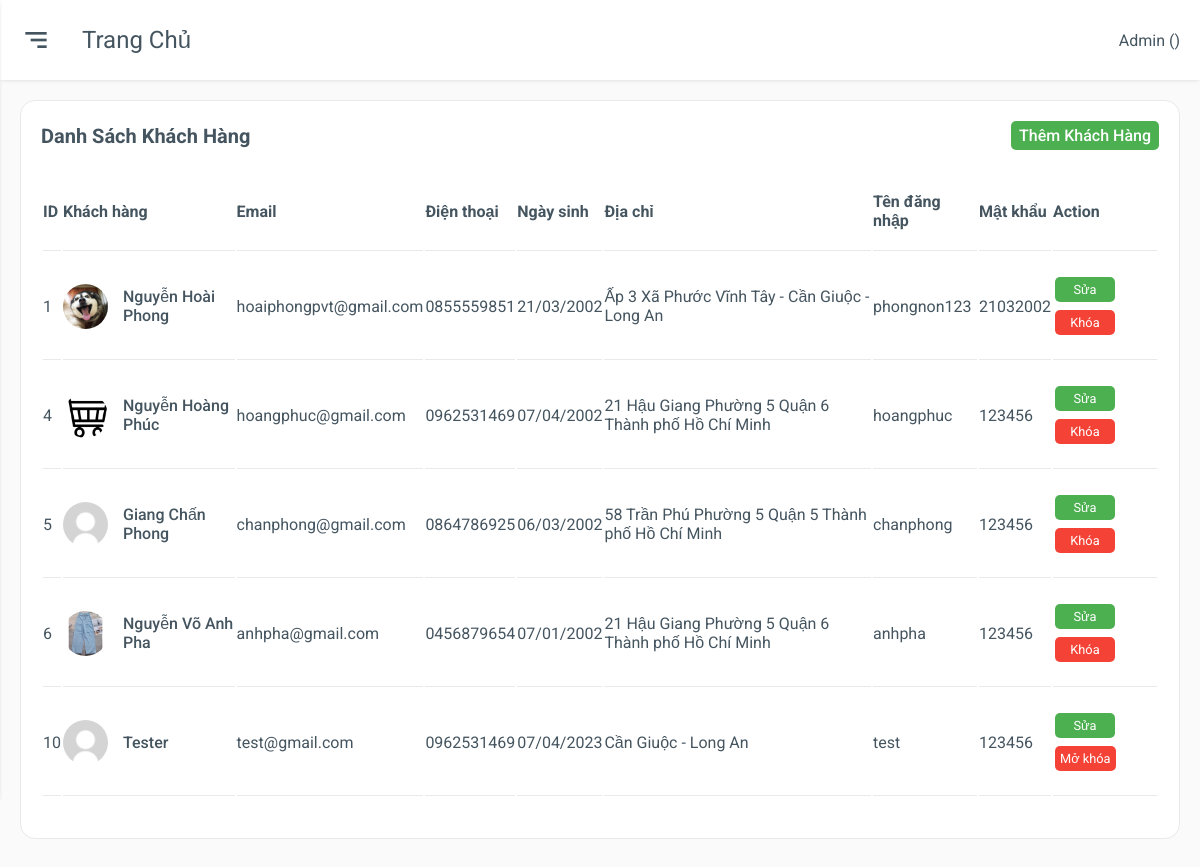
/admin/customer.php, run on an earlier commit of the app's database.
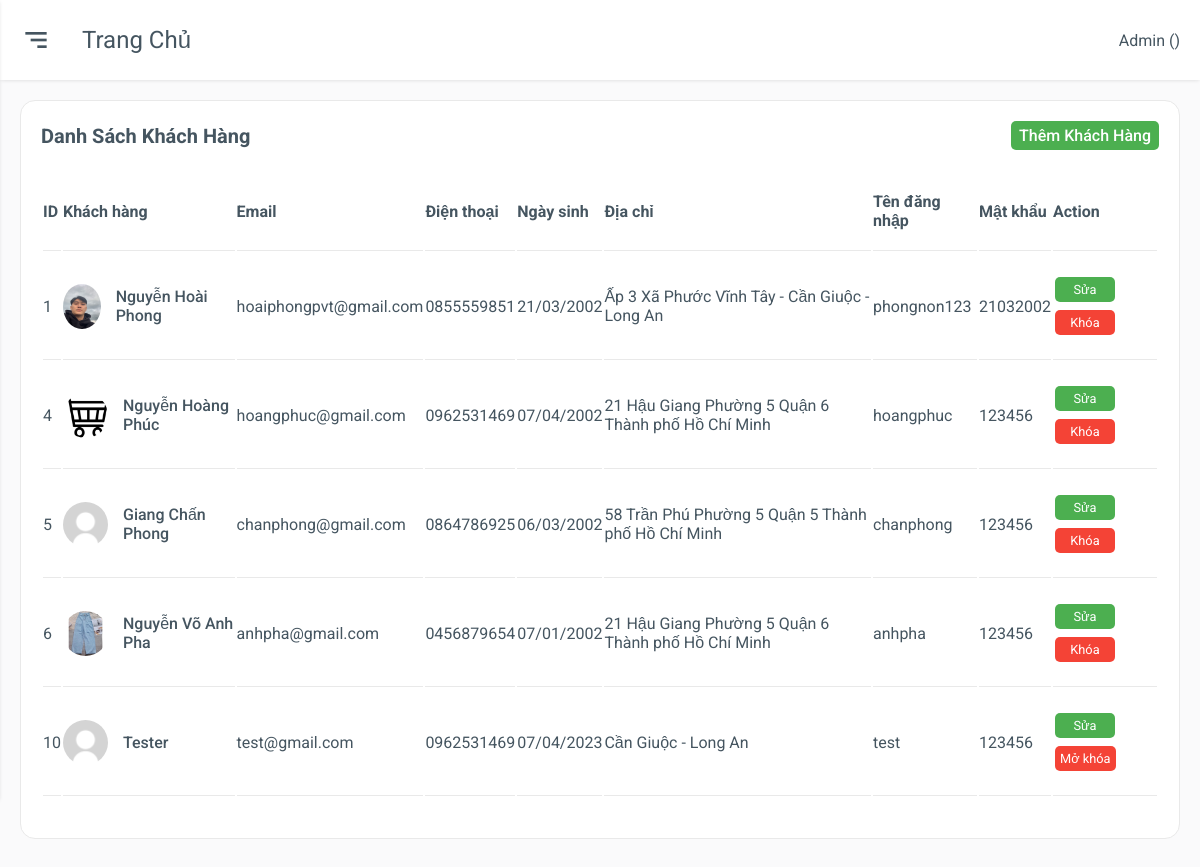
And on a later commit of the database.
### tables this page shows
CREATE TABLE `nguoidung` (
  `ID` int(11) NOT NULL,
  `HOTEN` varchar(255) NOT NULL,
  `EMAIL` varchar(255) NOT NULL,
  `DIENTHOAI` varchar(11) NOT NULL,
  `DIACHI` varchar(255) NOT NULL,
  `NGAYSINH` date NOT NULL,
  `HINHANH` varchar(255) NOT NULL,
  `TENDANGNHAP` varchar(255) NOT NULL,
  `MATKHAU` varchar(255) NOT NULL,
  `TRANGTHAI` bit(1) NOT NULL
);

### admin/customer.php (the view, shortened to what this page needs)
<?php
    include "../functions/connect.php";
     $admin = $_SESSION['admin'];
?>
<!DOCTYPE html>
<html>
<head>
    <link href='https://unpkg.com/boxicons@2.0.7/css/boxicons.min.css' rel='stylesheet'>
    <link rel="stylesheet" href="./css/grid.css">
    <link rel="stylesheet" href="./css/app.css">
    <link rel="stylesheet" href="./css/responsiveCustomer.css">
</head>
<body>
    <div class="main">
        <div class="main-header">
            <div class="main-option">
                    <div class="mobile-toggle" id="mobile-toggle">
                        <i class='bx bx-menu-alt-right'></i>
                    </div>
                    <div class="main-title">
                        Trang chủ
                    </div>
            </div>
            <div class="main-name">
                <p>Admin (<span><?php echo $admin['HOTEN'] ?></span>)</p>
            </div>
        </div>
        <div class="main-content">
            <div class="row">
                <div class="col-12">
                    <div class="box">
                        <div class="box-header">
                            <p>Danh sách khách hàng</p>
                            <a href="adduser.php" class="add-user">Thêm khách hàng</a>
                        </div>
                        <div class="box-body overflow-scroll">
                            <table>
                                <thead>
                                    <tr>
                                        <th>ID</th>
                                        <th>Khách hàng</th>
                                        <th>Email</th>
                                        <th>Điện thoại</th>
                                        <th>Ngày sinh</th>
                                        <th>Địa chỉ</th>
                                        <th>Tên đăng nhập</th>
                                        <th>Mật khẩu</th>
                                        <th>Action</th>
                                    </tr>
                                </thead>
                                <tbody>
                                    <?php
                                        $sql = "SELECT * FROM nguoidung";
                                        $result = mysqli_query($conn, $sql);
                                        while ($row = $result->fetch_assoc()) {
                                            $s = '<tr>
                                                    <td>'.$row['ID'].'</td>
                                                    <td>
                                                        <div class="order-owner">
                                                            <img src=.'.$row['HINHANH'].'>
                                                            <span>'.$row['HOTEN'].'</span>
                                                        </div>
                                                    </td>
                                                    <td>'.$row['EMAIL'].'</td>
                                                    <td>'.$row['DIENTHOAI'].'</td>
                                                    <td>'.date('d/m/Y', strtotime($row['NGAYSINH'])).'</td>
                                                    <td>'.$row['DIACHI'].'</td>
                                                    <td>'.$row['TENDANGNHAP'].'</td>
                                                    <td>'.$row['MATKHAU'].'</td>
                                                    <td>
                                                        <div>';
                                            $s .= '<a href="updatecustomer.php?idKH='.$row['ID'].'" class="btn btn-update">Sửa</a>';
                                            if ($row['TRANGTHAI'] == 1) {
                                                $s .= '<a href="blockcustomer.php?idKH='.$row['ID'].'" class="btn btn-block">Khóa</a>';
                                            } else {
                                                $s .= '<a href="unblockcustomer.php?idKH='.$row['ID'].'" class="btn btn-block">Mở khóa</a>';
                                            }
                                            $s .= '</div>
                                                    </td>
                                                </tr>';
                                            echo $s;
                                        }
                                    ?>
                                </tbody>
                            </table>
                        </div>
                    </div>
                </div>
            </div>
        </div>
	</div>
</body>
</html>

What changed in the data, as far as the page shows it:
changed nguoidung "Nguyễn Hoài Phong": HINHANH: a different picture
